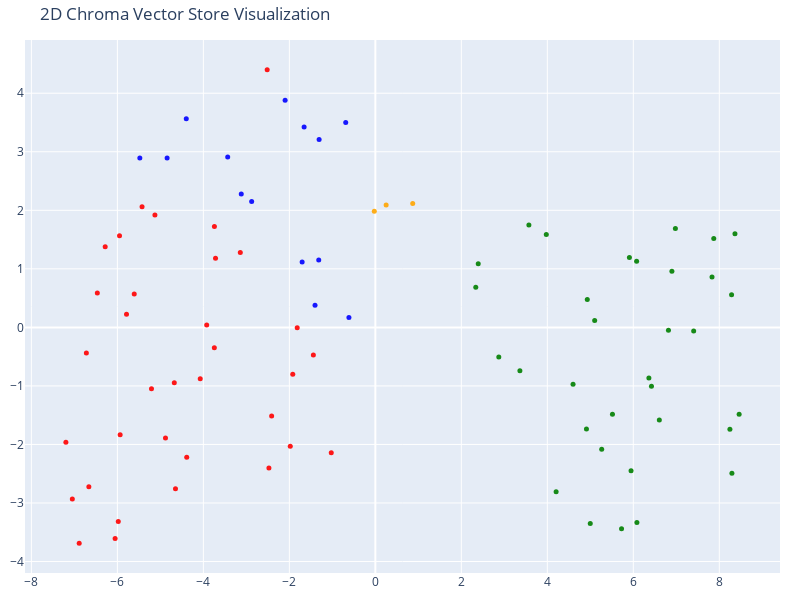

This figure's notebook cell:
### Code cell
tsne = TSNE(n_components=2, random_state=42)
reduced_vectors = tsne.fit_transform(vectors)

fig = go.Figure(data=[go.Scatter(
    x=reduced_vectors[:, 0],
    y=reduced_vectors[:, 1],
    mode='markers',
    marker=dict(size=5, color=colors, opacity=0.9),
    text=[f"Type: {t}<br>Text: {d[:100]}..." for t, d in zip(doc_types, documents)],
    hoverinfo='text'
)])

fig.update_layout(
    title='2D Chroma Vector Store Visualization',
    scene=dict(xaxis_title='x',yaxis_title='y'),
    width=800,
    height=600,
    margin=dict(r=20, b=10, l=10, t=40)
)

fig.show()

### Figure 1 — Plotly figure (JSON) as saved in the notebook; plotly's stock layout.template omitted (floating-point values rounded to 4 significant figures)
{"data": [{"hoverinfo": "text", "marker": {"color": ["orange", "orange", "orange", "blue", "blue", "blue", "blue", "blue", "blue", "blue", "blue", "blue", "blue", "blue", "blue", "blue", "blue", "green", "green", "green", "green", "green", "green", "green", "green", "green", "green", "green", "green", "green", "green", "green", "green", "green", "green", "green", "green", "green", "green", "green", "green", "green", "green", "green", "green", "green", "green", "green", "green", "green", "red", "red", "red", "red", "red", "red", "red", "red", "red", "red", "red", "red", "red", "red", "red", "red", "red", "red", "red", "red", "red", "red", "red", "red", "red", "red", "red", "red", "red", "red", "red", "red", "red", "red"], "opacity": 0.9, "size": 5}, "mode": "markers", "text": ["Type: company<br>Text: # About Insurellm\n\nInsurellm was founded by Avery Lancaster in 2015 as an insurance tech startup des...", "Type: company<br>Text: # Overview of Insurellm\n\nInsurellm is an innovative insurance tech firm with 200 employees across th...", "Type: company<br>Text: # Careers at Insurellm\n\nInsurellm is hiring! We are looking for talented software engineers, data sc...", "Type: products<br>Text: # Product Summary\n\n# Rellm: AI-Powered Enterprise Reinsurance Solution\n\n## Summary\n\nRellm is an inno...", "Type: products<br>Text: ### Customizable Dashboard\nRellm features a customizable dashboard that presents key metrics and per...", "Type: products<br>Text: ## 2025-2026 Roadmap\n\nAt Insurellm, we are committed to the continuous improvement of Rellm. Our roa...", "Type: products<br>Text: # Product Summary\n\n# Carllm\n\n## Summary\n\nCarllm is an innovative auto insurance product developed by...", "Type: products<br>Text: - **Fraud Detection**: The product incorporates advanced analytics to identify potentially fraudulen...", "Type: products<br>Text: - **Enterprise Tier**: $5,000/month\n  - Customized solutions for large insurance firms.\n  - Comprehe...", "Type: products<br>Text: ### 2026: Scaling and Partnerships\n- Increase partnerships with automakers for integrated insurance ...", "Type: products<br>Text: # Product Summary\n\n# Homellm\n\n## Summary\nHomellm is an innovative home insurance product developed b...", "Type: products<br>Text: ### 4. Predictive Maintenance Alerts\nHomellm incorporates predictive analytics to advise homeowners ...", "Type: products<br>Text: All tiers include a comprehensive training program and ongoing updates to ensure optimal performance...", "Type: products<br>Text: # Product Summary\n\n# Markellm\n\n## Summary\n\nMarkellm is an innovative two-sided marketplace designed ...", "Type: products<br>Text: - **Real-Time Quotes**: Consumers can receive real-time quotes from different insurance companies, e...", "Type: products<br>Text: ### For Insurance Companies:\n- **Basic Listing Fee**: $199/month for a featured listing on the platf...", "Type: products<br>Text: Markellm is committed to improving the insurance experience for both consumers and providers. By lev...", "Type: employees<br>Text: # HR Record\n\n# Alex Harper\n\n## Summary\n- **Date of Birth**: March 15, 1993  \n- **Job Title**: Sales ...", "Type: employees<br>Text: ## Compensation History  \n- **2021**:  \n  - **Base Salary**: $55,000  \n  - **Bonus**: $5,500 (10% of...", "Type: employees<br>Text: # HR Record\n\n# Emily Carter\n\n## Summary\n- **Date of Birth:** August 12, 1990  \n- **Job Title:** Acco...", "Type: employees<br>Text: ## Annual Performance History\n| Year | Performance Rating | Key Highlights |\n|------|---------------...", "Type: employees<br>Text: Emily Carter exemplifies the kind of talent that drives Insurellm's success and is an invaluable ass...", "Type: employees<br>Text: # HR Record\n\n# Maxine Thompson\n\n## Summary\n- **Date of Birth:** January 15, 1991  \n- **Job Title:** ...", "Type: employees<br>Text: - **2018**: *Exceeds Expectations*  \n  Maxine improved significantly, becoming a reliable team membe...", "Type: employees<br>Text: ## Compensation History\n- **2017**: $70,000 (Junior Data Engineer)  \n- **2018**: $75,000 (Junior Dat...", "Type: employees<br>Text: # HR Record\n\n# Oliver Spencer\n\n## Summary\n- **Date of Birth**: May 14, 1990  \n- **Job Title**: Backe...", "Type: employees<br>Text: ## Annual Performance History\n- **2018**: **3/5** - Adaptable team player but still learning to take...", "Type: employees<br>Text: ## Other HR Notes\n- Oliver enjoys a strong rapport with team members and is known for organizing reg...", "Type: employees<br>Text: # HR Record\n\n# Emily Tran\n\n## Summary\n- **Date of Birth:** March 18, 1991  \n- **Job Title:** Digital...", "Type: employees<br>Text: - **2022**:  \n  - Performance Rating: Meets Expectations  \n  - Key Achievements: Enhanced Insurellm'...", "Type: employees<br>Text: ---\n\nEmily Tran continues to be a valuable asset to Insurellm, driving innovative marketing strategi...", "Type: employees<br>Text: # HR Record\n\n# Samuel Trenton\n\n## Summary\n- **Date of Birth:** April 12, 1989  \n- **Job Title:** Sen...", "Type: employees<br>Text: - **2022:** Rating: 3.0/5  \n  *Some challenges in meeting deadlines and collaboration with the engin...", "Type: employees<br>Text: ## Other HR Notes\n- **Professional Development:** Completed several workshops on machine learning an...", "Type: employees<br>Text: # Avery Lancaster\n\n## Summary\n- **Date of Birth**: March 15, 1985  \n- **Job Title**: Co-Founder & Ch...", "Type: employees<br>Text: - **2016**: **Meets Expectations**  \n  Growth continued, though challenges arose in operational effi...", "Type: employees<br>Text: ## Compensation History\n- **2015**: $150,000 base salary + Significant equity stake  \n- **2016**: $1...", "Type: employees<br>Text: Avery Lancaster has demonstrated resilience and adaptability throughout her career at Insurellm, pos...", "Type: employees<br>Text: # HR Record\n\n# Alex Chen\n\n## Summary\n- **Date of Birth:** March 15, 1990  \n- **Job Title:** Backend ...", "Type: employees<br>Text: ## Compensation History\n- **2020:** Base Salary: $80,000  \n- **2021:** Base Salary Increase to $90,0...", "Type: employees<br>Text: # HR Record\n\n# Jordan Blake\n\n## Summary\n- **Date of Birth:** March 15, 1993  \n- **Job Title:** Sales...", "Type: employees<br>Text: ## Other HR Notes\n- Jordan has shown an interest in continuing education, actively participating in ...", "Type: employees<br>Text: # HR Record\n\n# Alex Thomson\n\n## Summary\n- **Date of Birth:** March 15, 1995  \n- **Job Title:** Sales...", "Type: employees<br>Text: ### Highlights:\n- Consistently maintained a 30-minute response time to inbound leads.\n- Successfully...", "Type: employees<br>Text: # Samantha Greene\n\n## Summary\n- **Date of Birth:** October 14, 1990\n- **Job Title:** HR Generalist\n-...", "Type: employees<br>Text: - **2023:** Meets Expectations  \n  After attending workshops focused on conflict resolution, Samanth...", "Type: employees<br>Text: Samantha Greene is a valuable asset to Insurellm, continuously working on professional development a...", "Type: employees<br>Text: # HR Record\n\n# Jordan K. Bishop\n\n## Summary\n- **Date of Birth:** March 15, 1990\n- **Job Title:** Fro...", "Type: employees<br>Text: ## Annual Performance History\n- **2019:** Exceeds Expectations - Continuously delivered high-quality...", "Type: employees<br>Text: ## Other HR Notes\n- Jordan K. Bishop has been an integral part of club initiatives, including the In...", "Type: contracts<br>Text: # Contract with GreenField Holdings for Markellm\n\n**Effective Date:** November 15, 2023  \n**Contract...", "Type: contracts<br>Text: ## Features\n1. **AI-Powered Matching**: Access to advanced algorithms that connect GreenField Holdin...", "Type: contracts<br>Text: **Signatures:**  \n_________________________                           _________________________  \n**...", "Type: contracts<br>Text: # Contract with EverGuard Insurance for Rellm: AI-Powered Enterprise Reinsurance Solution\n\n**Contrac...", "Type: contracts<br>Text: 1. **Automatic Renewal**: This contract will automatically renew for successive one-year terms unles...", "Type: contracts<br>Text: 1. **Customer Support**: Insurellm will provide EverGuard Insurance with 24/7 customer support, incl...", "Type: contracts<br>Text: # Contract with Belvedere Insurance for Markellm\n\n## Terms\nThis Contract (\"Agreement\") is made and e...", "Type: contracts<br>Text: ## Features\n1. **AI-Powered Matching**: Belvedere Insurance will benefit from Markellm's AI-powered ...", "Type: contracts<br>Text: **Insurellm, Inc.**  \nSignature: ______________________  \nName: [Authorized Signatory]  \nTitle: [Tit...", "Type: contracts<br>Text: # Contract with Stellar Insurance Co. for Rellm\n\n## Terms\nThis contract is made between **Insurellm*...", "Type: contracts<br>Text: ## Features\nStellar Insurance Co. will receive access to the following features of the Rellm product...", "Type: contracts<br>Text: Stellar Insurance Co. acknowledges receipt of the Rellm product summary and agrees to the terms set ...", "Type: contracts<br>Text: # Contract with TechDrive Insurance for Carllm\n\n**Contract Date:** October 1, 2024  \n**Contract Dura...", "Type: contracts<br>Text: ## Features\n\n1. **Included Features**: Under the Professional Tier, TechDrive Insurance will have ac...", "Type: contracts<br>Text: **TechDrive Insurance Representative:**  \nName: Sarah Johnson  \nTitle: Operations Director  \nDate: _...", "Type: contracts<br>Text: # Contract with Apex Reinsurance for Rellm: AI-Powered Enterprise Reinsurance Solution\n\n## Terms\n\n1....", "Type: contracts<br>Text: 2. **Renewal Pricing**: Upon renewal, the pricing may be subject to adjustment by the Provider. The ...", "Type: contracts<br>Text: 2. **Training and Onboarding**: Provider will deliver comprehensive onboarding training for up to te...", "Type: contracts<br>Text: # Contract with Greenstone Insurance for Homellm\n\n---\n\n## Terms\n\n1. **Parties**: This Contract (\"Agr...", "Type: contracts<br>Text: 2. **Renewal Terms Review**: Prior to each renewal, the Provider and Customer will review the terms ...", "Type: contracts<br>Text: 2. **Ongoing Support**: The Provider will supply ongoing technical support via email and phone durin...", "Type: contracts<br>Text: # Contract with BrightWay Solutions for Markellm\n\n**Contract Date:** October 5, 2023  \n**Contract ID...", "Type: contracts<br>Text: ### Features\n1. **Access to AI-Powered Matching:**  \n   BrightWay Solutions will benefit from the AI...", "Type: contracts<br>Text: ### Signatures\nBy signing below, both parties agree to the terms and conditions outlined in this Con...", "Type: contracts<br>Text: # Contract with GreenValley Insurance for Homellm\n\n**Contract Date:** October 6, 2023  \n**Contract N...", "Type: contracts<br>Text: ---\n\n## Features\n\nGreenValley Insurance will receive the following features with Homellm:\n\n1. **AI-P...", "Type: contracts<br>Text: ---\n\n**Signatures:**\n\n_________________________________  \n**[Name]**  \n**Title**: CEO  \n**Insurellm,...", "Type: contracts<br>Text: # Contract with Velocity Auto Solutions for Carllm\n\n**Contract Date:** October 1, 2023  \n**Contract ...", "Type: contracts<br>Text: 2. **Feature Enhancements**: Velocity Auto Solutions will receive updates to the Carllm product as o...", "Type: contracts<br>Text: # Contract with Pinnacle Insurance Co. for Homellm\n\n## Terms\nThis contract (\"Contract\") is entered i...", "Type: contracts<br>Text: ## Features\n1. **AI-Powered Risk Assessment**: Utilized for tailored underwriting decisions specific...", "Type: contracts<br>Text: By signing below, both parties agree to the terms set forth in this Contract for the use of the Home...", "Type: contracts<br>Text: # Contract with Roadway Insurance Inc. for Carllm\n\n---\n\n## Terms\n\n1. **Agreement Effective Date**: T...", "Type: contracts<br>Text: ---\n\n## Features\n\n1. **Access to Core Features**: Roadway Insurance Inc. will have access to all Pro..."], "type": "scatter", "x": [0.2508, -0.02469, 0.869, -5.478, -4.843, -4.398, -1.317, -1.703, -1.403, -0.6146, -2.877, -3.119, -3.435, -1.308, -1.657, -2.099, -0.6891, 6.422, 7.404, 5.101, 6.077, 3.571, 4.598, 3.362, 8.285, 5.264, 7.871, 4.999, 4.93, 5.909, 3.976, 4.91, 7.831, 4.205, 2.336, 2.871, 6.978, 2.393, 5.515, 6.898, 6.605, 5.726, 6.362, 6.817, 8.246, 8.461, 8.293, 5.948, 8.364, 6.083, -5.207, -2.516, -6.888, -6.467, -5.95, -6.284, -4.676, -3.922, -7.048, -6.721, -5.426, -7.198, -1.979, -1.442, -1.026, -5.788, -5.127, -5.608, -4.881, -3.743, -5.936, -4.073, -3.745, -6.664, -4.649, -3.141, -6.053, -2.413, -1.921, -4.387, -3.718, -5.979, -2.475, -1.818], "y": [2.092, 1.983, 2.115, 2.893, 2.892, 3.565, 1.153, 1.116, 0.379, 0.1673, 2.151, 2.28, 2.91, 3.21, 3.425, 3.879, 3.5, -1.007, -0.06114, 0.1181, 1.128, 1.75, -0.9737, -0.743, 0.5558, -2.083, 1.52, -3.349, 0.4761, 1.194, 1.588, -1.734, 0.8597, -2.81, 0.6843, -0.5049, 1.689, 1.089, -1.485, 0.96, -1.581, -3.439, -0.8654, -0.05086, -1.74, -1.485, -2.493, -2.45, 1.602, -3.335, -1.05, 4.401, -3.687, 0.5866, 1.567, 1.379, -0.9472, 0.04001, -2.932, -0.4395, 2.063, -1.961, -2.033, -0.4715, -2.142, 0.2223, 1.919, 0.5705, -1.89, 1.723, -1.834, -0.879, -0.35, -2.721, -2.755, 1.278, -3.607, -1.514, -0.8009, -2.217, 1.18, -3.316, -2.403, -0.007893]}], "layout": {"height": 600, "margin": {"b": 10, "l": 10, "r": 20, "t": 40}, "scene": {"xaxis": {"title": {"text": "x"}}, "yaxis": {"title": {"text": "y"}}}, "title": {"text": "2D Chroma Vector Store Visualization"}, "width": 800}}
